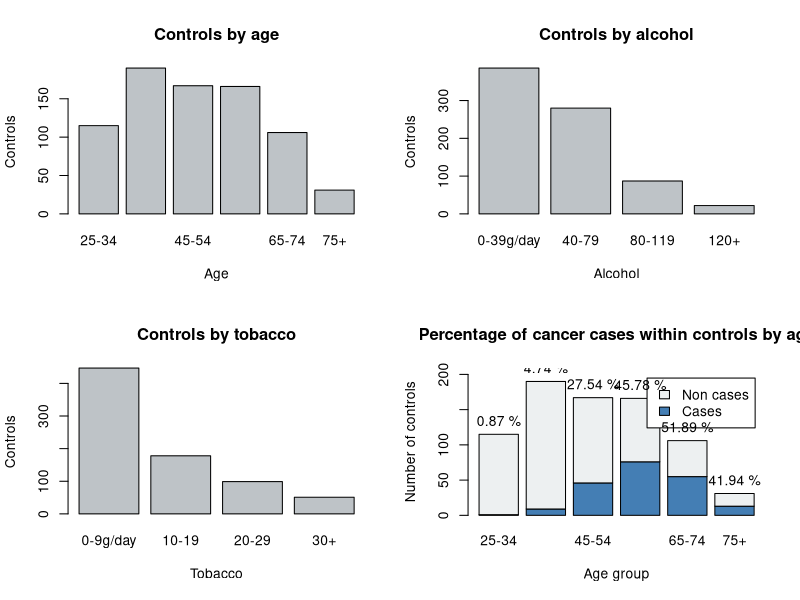
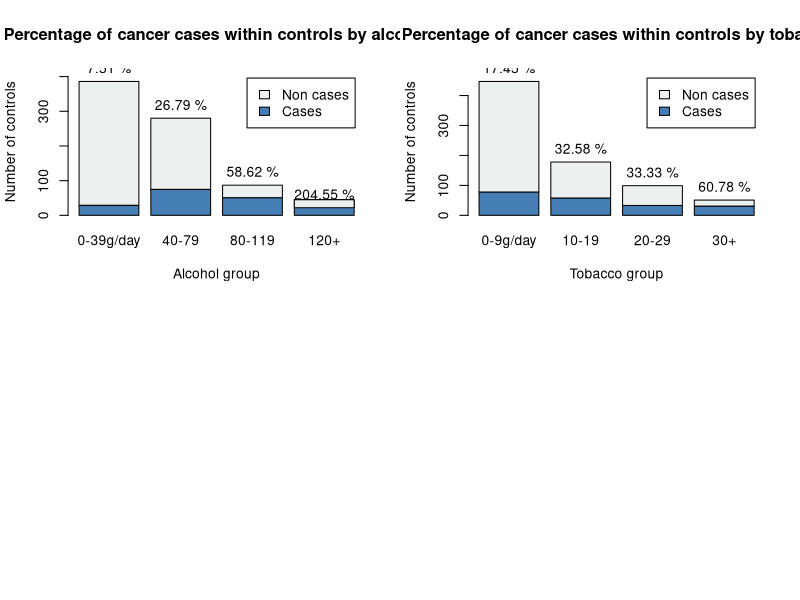
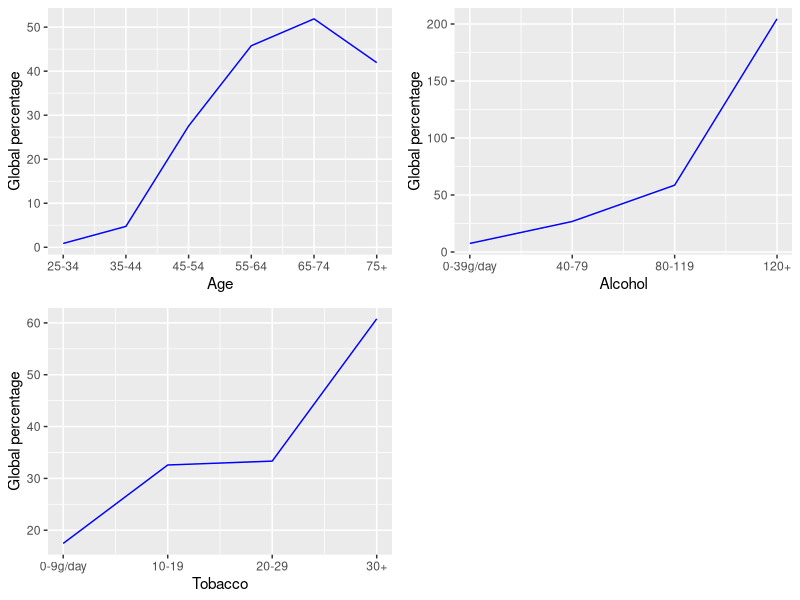
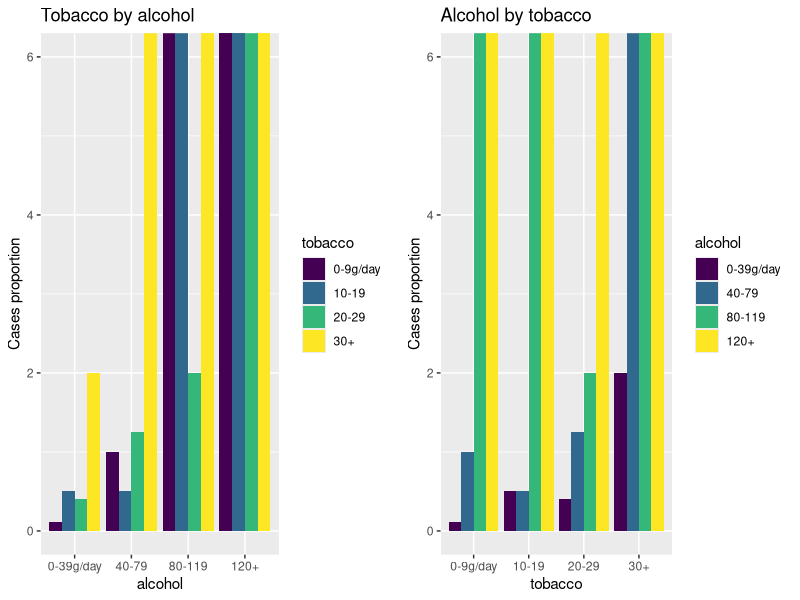

The R script that drew these images, in order: (Note: this script raises an error after producing the figures.)
## ---- chunk 1
knitr::opts_chunk$set(echo = TRUE)
## ---- chunk 2
head(esoph, 8)
cat("Number of combinations: ", dim(esoph)[1], "\nNumber of persons controlled: ",
    sum(esoph$ncontrols))
## ---- chunk 3
summary(esoph)
## ---- chunk 4
tapply(esoph$ncontrols, esoph$agegp, sum)
## ---- chunk 5
par(mfrow=c(2, 2)) 
barplot(tapply(esoph$ncontrols, esoph$agegp, sum), col="#BEC3C7",
        xlab="Age", ylab="Controls", main="Controls by age")
barplot(tapply(esoph$ncontrols, esoph$alcgp, sum), col="#BEC3C7",
        xlab="Alcohol", ylab="Controls", main="Controls by alcohol")
barplot(tapply(esoph$ncontrols, esoph$tobgp, sum), col="#BEC3C7",
        xlab="Tobacco", ylab="Controls", main="Controls by tobacco")
## ---- chunk 6
# Age
age_cases <- tapply(esoph$ncases, esoph$agegp, sum)
age_controls <- tapply(esoph$ncontrols, esoph$agegp, sum)
non_age_cases <- age_controls - age_cases
age_proportions <- age_cases / age_controls * 100
age_ylim <- c(0, 1.1 * max(age_controls))

# Alcohol
alc_cases <- tapply(esoph$ncases, esoph$alcgp, sum)
alc_controls <- tapply(esoph$ncontrols, esoph$alcgp, sum)
non_alc_cases <- alc_controls - alc_cases
alc_proportions <- alc_cases / alc_controls * 100
alc_ylim <- c(0, 1.1 * max(alc_controls))

# Tobacco
tob_cases <- tapply(esoph$ncases, esoph$tobgp, sum)
tob_controls <- tapply(esoph$ncontrols, esoph$tobgp, sum)
non_tob_cases <- tob_controls - tob_cases
tob_proportions <- tob_cases / tob_controls * 100
tob_ylim <- c(0, 1.1 * max(tob_controls))

# Plots
legend <- c("Cases", "Non cases")
colours <- c("#447EB4", "#EDF0F1")
ylab <- "Number of controls"

age_plot <- barplot(rbind(age_cases, non_age_cases), ylim=age_ylim, legend=legend,
                col=colours, xlab="Age group", ylab=ylab,
                main="Percentage of cancer cases within controls by age")
text(x=age_plot, y=age_controls, label=paste(round(age_proportions, 2), "%"), pos=3)

alc_plot <- barplot(rbind(alc_cases, non_alc_cases), ylim=alc_ylim, legend=legend,
                col=colours, xlab="Alcohol group", ylab=ylab,
                main="Percentage of cancer cases within controls by alcohol")
text(x=alc_plot, y=alc_controls, label=paste(round(alc_proportions, 2), "%"), pos=3)

tob_plot <- barplot(rbind(tob_cases, non_tob_cases), ylim=tob_ylim, legend=legend,
                col=colours, xlab="Tobacco group", ylab=ylab,
                main="Percentage of cancer cases within controls by tobacco")
text(x=tob_plot, y=tob_controls, label=paste(round(tob_proportions, 2), "%"), pos=3)
## ---- chunk 7
library(ggplot2)
library(ggpubr)

age_plot <- ggplot(as.data.frame(age_proportions), aes(x=c(0:5), y=age_proportions)) +
  geom_line(col="blue") + scale_x_continuous(labels=levels(esoph$age)) +
  labs(x="Age", y="Global percentage")
alc_plot <- ggplot(as.data.frame(alc_proportions), aes(x=c(0:3), y=alc_proportions)) +
  geom_line(col="blue") + scale_x_continuous(labels=levels(esoph$alcgp)) +
  labs(x="Alcohol", y="Global percentage")
tob_plot <- ggplot(as.data.frame(tob_proportions), aes(x=c(0:3), y=tob_proportions)) +
  geom_line(col="blue") + scale_x_continuous(labels=levels(esoph$tobgp)) +
  labs(x="Tobacco", y="Global percentage")

ggarrange(age_plot, alc_plot, tob_plot)
## ---- chunk 8
age_table <- xtabs(cbind(ncases, ncontrols) ~ agegp, data=esoph)
age_table
chisq.test(age_table)
## ---- chunk 9
alc_table <- xtabs(cbind(ncases, ncontrols) ~ alcgp, data=esoph)
alc_table
chisq.test(alc_table)
## ---- chunk 10
tob_table <- xtabs(cbind(ncases, ncontrols) ~ tobgp, data=esoph)
tob_table
chisq.test(tob_table)
## ---- chunk 11
# Columns
age <- esoph$agegp
alcohol <- esoph$alcgp
tobacco <- esoph$tobgp
prop_cases <- esoph$ncases / esoph$ncontrols

# Dataset
esoph_prop <- data.frame(age, alcohol, tobacco, prop_cases)
summary(esoph_prop$prop_cases)
## ---- chunk 12
alc_tob <- ggplot(esoph_prop, aes(alcohol, prop_cases, fill=tobacco)) +
  geom_bar(stat="identity", position="dodge") +
  labs(title="Tobacco by alcohol", y="Cases proportion")
tob_alc <- ggplot(esoph_prop, aes(tobacco, prop_cases, fill=alcohol)) +
  geom_bar(stat="identity", position="dodge") +
  labs(title="Alcohol by tobacco", y="Cases proportion")

ggarrange(alc_tob, tob_alc)
## ---- chunk 13
X <- esoph_prop$prop_cases
y_age <- as.numeric(esoph_prop$age) - 1

age_model <- lm(X ~ y_age)
summary(age_model)
## ---- chunk 14
ggplot(esoph_prop, aes(x=y_age, y=X)) + geom_point() + geom_smooth(method="lm") +
  stat_regline_equation(label.x=0.01, label.y=0.35) +
  scale_x_continuous(labels=levels(esoph_prop$age)) +
  labs(x="Age Groups", y="Proportion of cancers (%)") + theme_bw()
## ---- chunk 15
y_alc <- as.numeric(esoph_prop$alcohol) - 1

alc_model <- lm(X ~ y_alc)
summary(alc_model)
## ---- chunk 16
ggplot(esoph_prop, aes(x=y_alc, y=X)) + geom_point() + geom_smooth(method="lm") +
  stat_regline_equation(label.x=0.2, label.y=0.35) +
  scale_x_continuous(labels=levels(esoph_prop$alcohol)) +
  labs(x="Alcohol Groups", y="Proportion of cancers (%)") + theme_bw()
## ---- chunk 17
y_tob <- as.numeric(esoph_prop$tobacco) - 1

tob_model <- lm(X ~ y_tob)
summary(tob_model)
## ---- chunk 18
ggplot(esoph_prop, aes(x=y_tob, y=X)) + geom_point() + geom_smooth(method="lm") +
  stat_regline_equation(label.x=0.2, label.y=0.5) +
  scale_x_continuous(labels=levels(esoph_prop$tobacco)) +
  labs(x="Tobacco Groups", y="Proportion of cancers (%)") + theme_bw()
